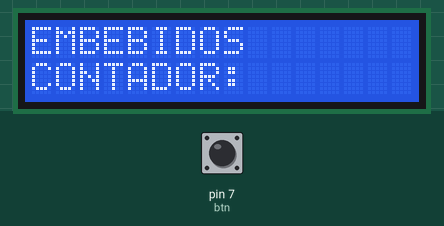
A sketch run on a simulated Arduino Uno, built with avr-gcc and run on an emulated ATmega328P. Parts: 16×2 character LCD. Inputs (shaded band) come from the test bench; at power-on: pin 7 (btn) HIGH.

Above: at 1.2 s.
1.3 s: pin 7 (btn) pulled LOW for 1 s
At 3.3 s:
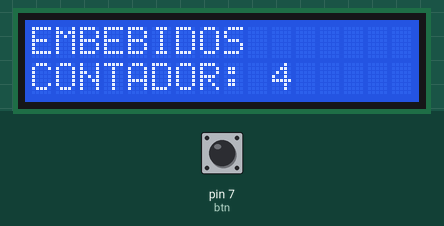
3.8 s: pin 7 (btn) pulled LOW for 0.15 s
At 4.4 s:
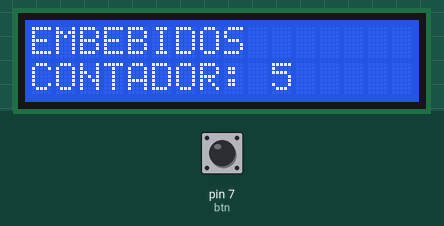
5.6 s: pin 7 (btn) pulled LOW for 0.15 s
At 7.0 s:
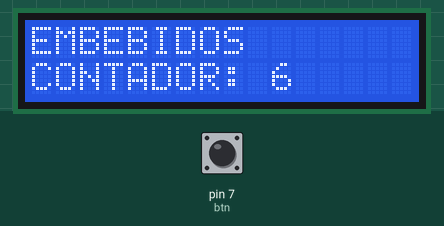
7.4 s: pin 7 (btn) pulled LOW for 1 s
At 9.1 s:
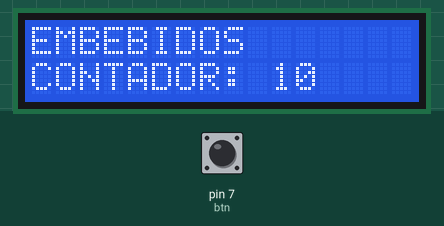
Timing chart, 0 to 10.6 s (numbered marks = the images above; inputs shaded):
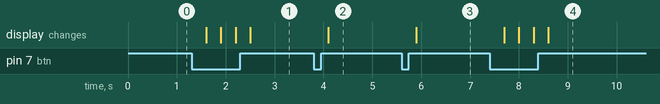

The sketch:

FarinangoRafael_SIMULACION2.8_SE.ino
```cpp
/*
 * CAPITULO II:PUERTOS DIGITALES -LCD
 * CODIGO 8:MANEJO DE LCD Y PUERTOS DIGITALES
 * OBJETIVO:CONTADOR DE UN PULSADOR VISUALIZADO EN LA LCD
 * NOMBRE:RAFAEL FARINANGO
 */

#include <LiquidCrystal.h>

LiquidCrystal lcd(13,12,11,10,9,8);
const int btn=7;
int cont=0;

void setup() {
  lcd.begin(16,2);
  pinMode(btn,INPUT);
  lcd.setCursor(0,0);
  lcd.print("EMBEBIDOS");
  lcd.setCursor(0,1);
  lcd.print("CONTADOR:");
}

//PRIMER CODIGO
//void loop() {
//  if(digitalRead(btn)==LOW){
//    delay(300);
//    cont++;
//    lcd.setCursor(0,1);
//    lcd.print("CONTADOR: ");
//    lcd.setCursor(10,1);
//    lcd.print(cont);
//    }
//}

//SEGUNDO CODIGO
//void loop(){
//  if(digitalRead(btn)==LOW){
//    delay(300);
//    if(cont<20){
//      cont++;
//      lcd.setCursor(0,1);
//      lcd.print("CONTADOR:");
//      lcd.setCursor(10,1);
//      lcd.print(cont);
//      }
//    else
//      lcd.clear();
//
//    }
//  }

//TERCER CODIGO
void loop(){
  if(digitalRead(btn)==LOW){
    delay(300);
    if(cont<20){
      cont++;
      lcd.setCursor(10,1);
      lcd.print(cont);
      }
    else{
      lcd.setCursor(9,1);
      lcd.print("   ");
      cont=0;
      }
    }
}
```

Measured:
- after the input at 1.3 s, the display: first changes after 0.30 s (image 1 shows a later state)
- after the input at 3.8 s, the display: changes after 0.30 s (image 2)
- after the input at 5.6 s, the display: changes after 0.30 s (image 3)
- after the input at 7.4 s, the display: first changes after 0.30 s (image 4 shows a later state)
